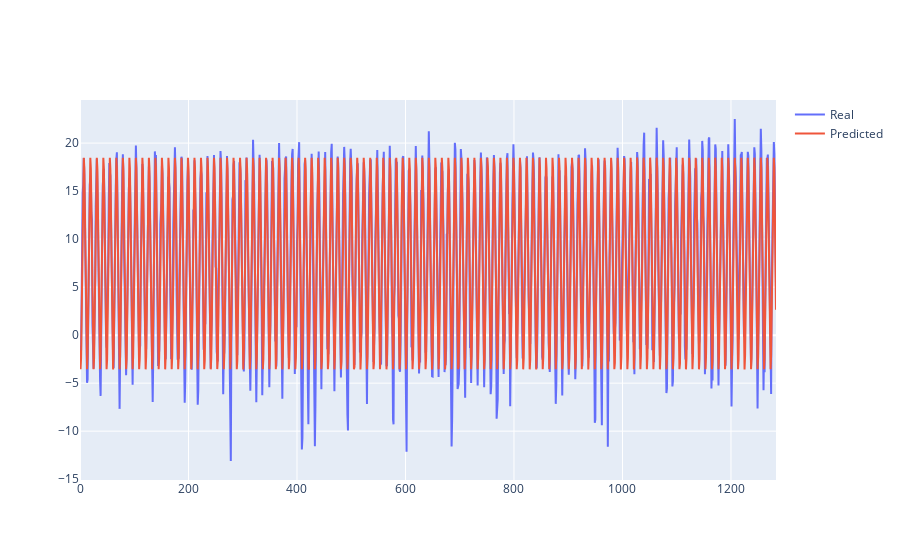

The cell this chart's notebook holds for it:
### Code cell
fig = go.Figure()
fig.add_scatter(y=y, mode='lines', name='Real')
fig.add_scatter(y=y_hat, mode='lines', name='Predicted')

### Figure 1 — Plotly figure (JSON) as saved in the notebook; plotly's stock layout.template omitted (floating-point values rounded to 4 significant figures; data arrays with more than 128 entries replaced by an {"elided": "..."} marker saying what was removed)
{"data": [{"mode": "lines", "name": "Real", "type": "scatter", "y": {"elided": "1284 float values"}}, {"mode": "lines", "name": "Predicted", "type": "scatter", "y": {"elided": "1284 float values"}}], "layout": {}}
